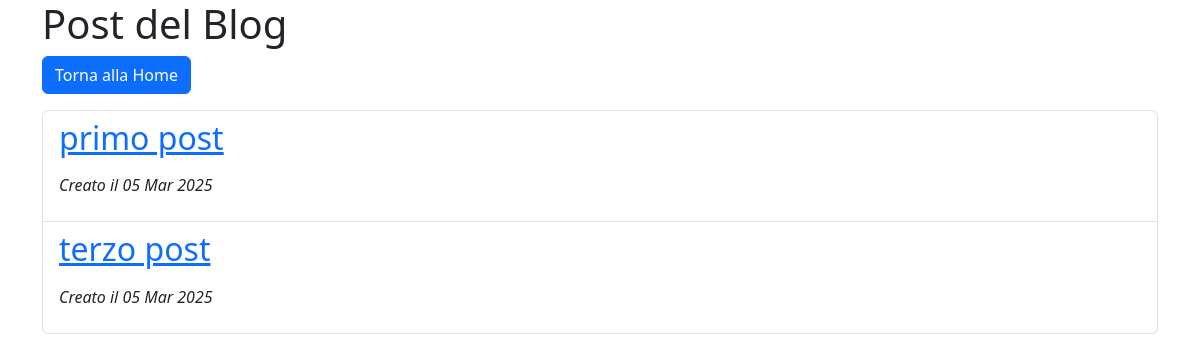
/post/, run on an earlier commit of the app's database.
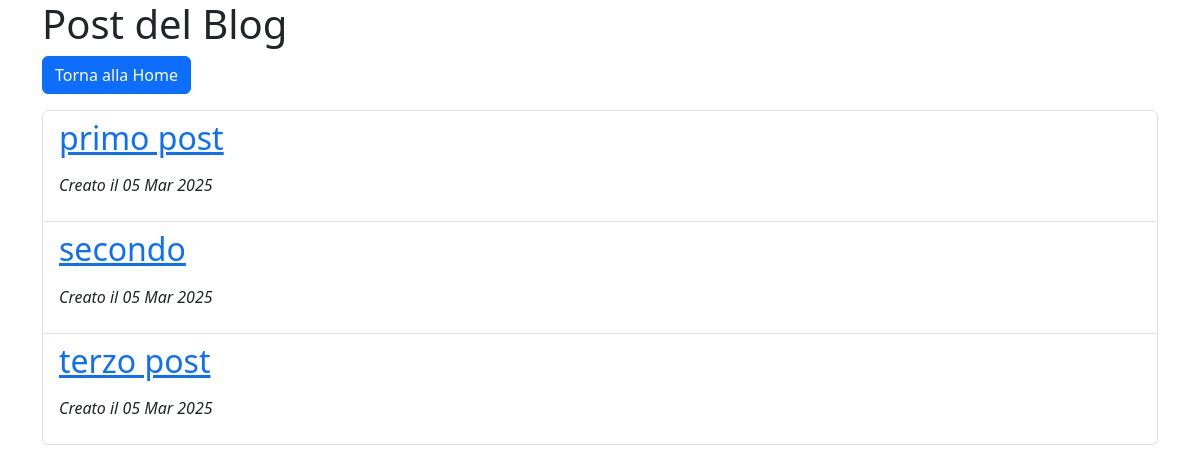
And on a later commit of the database.
### blog/models.py (models this page shows)
class Post(models.Model):
    title = models.CharField(max_length=200)
    body = models.TextField()
    created_at = models.DateTimeField(auto_now_add=True)

### blog/views.py (the view)
# urls.py: path('post/', post_list, name='post_list'),  # Lista dei post
def post_list(request):
    posts = Post.objects.all()
    return render(request, 'blog/post_list.html', {'posts': posts})

### blog/templates/blog/post_list.html (shortened to what this page needs)
<!DOCTYPE html>
<html lang="it">
<head>
    <link rel="stylesheet" href="https://stackpath.bootstrapcdn.com/bootstrap/5.3.0/css/bootstrap.min.css">
</head>
<body>
    <div class="container">
        <h1>Post del Blog</h1>
        <a href="home.html" class="btn btn-primary">Torna alla Home</a>
        {% if posts %}
            <ul class="list-group mt-3">
                {% for post in posts %}
                    <li class="list-group-item">
                        <h2><a href="{% url 'post_detail' post.id %}">{{ post.title }}</a></h2>
                        <p><em>Creato il {{ post.created_at|date:"d M Y" }}</em></p>
                    </li>
                {% endfor %}
            </ul>
        {% else %}
            <p>Nessun post disponibile.</p>
        {% endif %}
    </div>
</body>
</html>

What changed in the data, as far as the page shows it:
added Post: title "secondo", created_at "05 Mar 2025"
